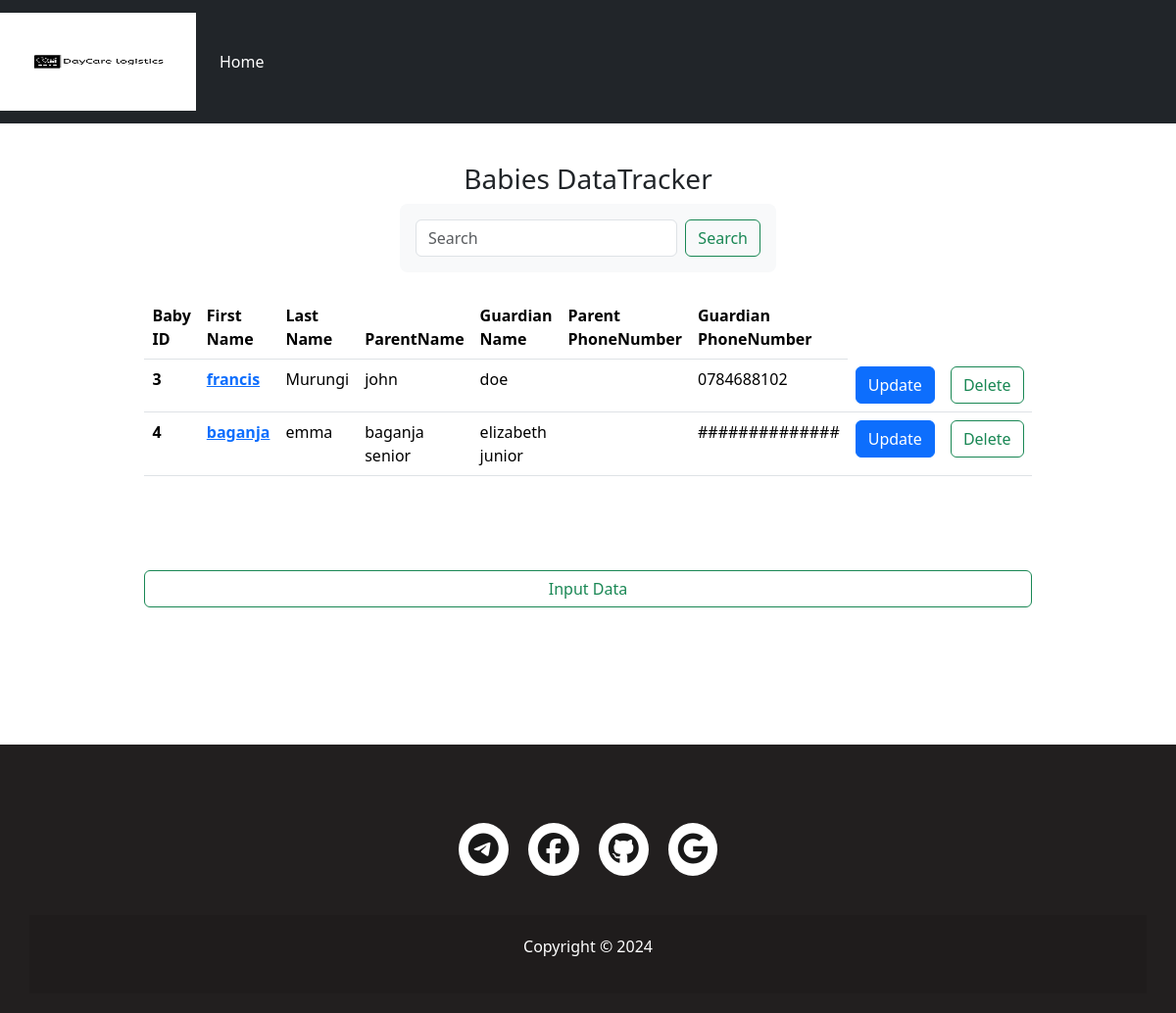
The app's page /list-babies (signed in) with its own data.
### daycareapp/models.py (models this page shows, shortened)
class Baby(models.Model):
   id = models.AutoField(primary_key=True)
   first_name = models.CharField(max_length=20)
   last_name = models.CharField(max_length=20)
   date_of_birth = models.DateField(max_length=20)
   age = models.FloatField(max_length=20)
   parent_name = models.CharField(max_length=20)
   guardian_name = models.CharField(max_length=20)
   parent_phonenummber = models.CharField(max_length=20)
   guardian_phonenumber = models.CharField(max_length=20)
   gender = models.CharField(choices=GENDER_CHOICES, max_length=128, name="gender", null=True)

### daycareapp/views.py (the view)
# urls.py: path('list-babies', views.list_babies, name="list-babies"),
@login_required
def list_babies(request):
    babies = Baby.objects.all()
    if request.method == "POST":
        searched = request.POST['searched']
        babies = Baby.objects.filter(first_name__contains=searched)
        return render(request, "daycareapp/babies-list.html", {"babies": babies,"searched":searched,})
    else:
       return render(request, "daycareapp/babies-list.html", {"babies": babies})

### daycareapp/templates/daycareapp/babies-list.html (shortened to what this page needs)
{% load static %}
<!DOCTYPE html>
<html lang="en">
<head>
    <link href="https://cdn.jsdelivr.net/npm/bootstrap@5.3.3/dist/css/bootstrap.min.css" rel="stylesheet"
 />
    <link href="style.css" rel="stylesheet" type="text/css" />
</head>
<body>
    {% include 'daycareapp/headertmp.html' %}
    <div class="row">
        <div class="col"></div>
        <div class="col">
            <p>&nbsp;</p>
            <center>
                <h3>Babies DataTracker</h3>
            </center>
            <nav aria-label="breadcrumb" class="bg-light rounded-3 p-3 mb-4">
                <form class="d-flex" method="POST" action="{% url 'list-babies' %}">
                    <input class="form-control me-2" type="search" placeholder="Search" aria-label="Search"
                        name="searched">
                    <button class="btn btn-outline-success" type="submit">Search</button>
                </form>
            </nav>
        </div>
        <div class="col"></div>
    </div>
    <div class="row">
        <div class="col"></div>
        <div class="col">
            <table class="table">
                <thead>
                    <tr>
                         <th scope="col">Baby ID</th>
                        <th scope="col">First Name</th>
                        <th scope="col">Last Name</th>
                        <th scope="col">ParentName</th>
                        <th scope="col">Guardian Name</th>
                        <th scope="col">Parent PhoneNumber</th>
                        <th scope="col">Guardian PhoneNumber</th>
                    </tr>
                </thead>
                <tbody>
                    {% for i in babies %}
                    <tr>
                           <th scope="row"> {{i.id}}</a></th>
                        <th scope="row"><a href="/child-profile/{{ i.id }}"> {{i.first_name}}</a></th>
                        <td> {{i.last_name}}</td>
                        <td>{{i.parent_name}}</td>
                        <td>{{i.guardian_name}}</td>
                        <td>{{i.parent_phonenumber}}</td>
                        <td>{{i.guardian_phonenumber}}</td>
                        <td><a href="{% url 'baby-update' i.id %}"  ><button type="button" class="btn btn-primary">Update</button></a></td>
                        <td> <a href="{% url 'baby-delete' i.id %}"  class="btn btn-outline-success">Delete</button></a></td>
                    </tr>
                    {% endfor %}
                </tbody>
            </table>
            <div class="row">
                <p>&nbsp;</p>
                <p>&nbsp;</p>
                <td><center><a href="{% url 'child-reg' %}" class="btn btn-outline-success">Input Data</button></td></a></center>
                <p>&nbsp;</p>
            </div>
        </div>
        <div class="col"></div>
    </div>
    {% include 'daycareapp/footertmp.html' %}
</body>
</html>

### daycareapp/static/style.css (style rules this page uses)
body { background-image: ; display: flex; flex-direction: column; min-height: 100vh; }
.btn { display: flex; align-items: center; justify-content: center }

### daycareapp/static/footer.css (style rules this page uses)
* { padding: 0; margin: 0; box-sizing: border-box; }

### records on screen
Baby: id "3", first_name "francis", last_name "Murungi", parent_name "john", guardian_name "doe", guardian_phonenumber "0784688102"
Baby: id "4", first_name "baganja", last_name "emma", parent_name "baganja senior", guardian_name "elizabeth junior", guardian_phonenumber "##############"
